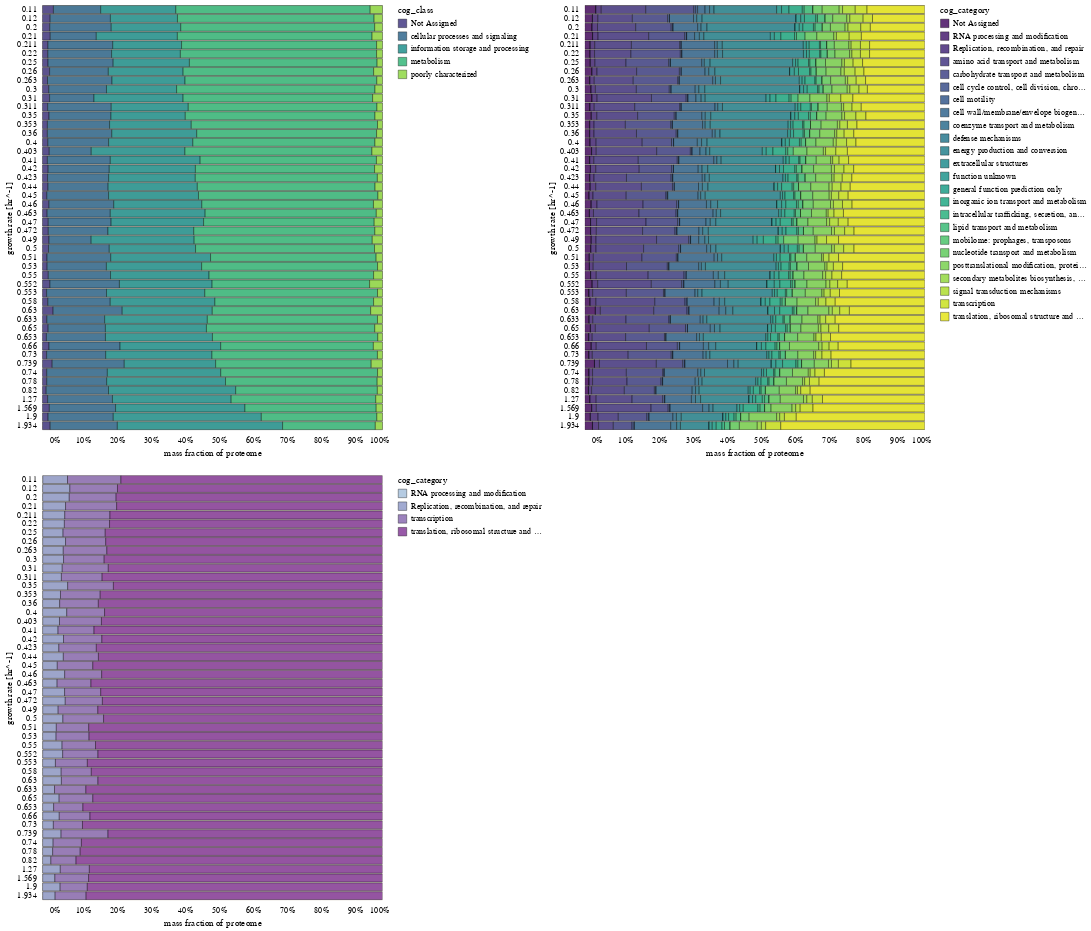

Notebook cell for this chart:
### Markdown cell above
## Exploring the fractionation as a function of growth rate
I think normalized stacked bar charts will be a good way to examine how the proteome fraction changes from condition to condition

### Code cell
# Compute the total mass fraction for each
jittered = []
for g, d in data.groupby(['growth_rate_hr']):
    d = d.copy()
    shift = 0
    if len(d['dataset'].unique()) >= 1:
        shift += 0.001
        for _d in d['dataset'].unique()[1:]:
            d.loc[d['dataset']==_d, 'growth_rate_hr'] += shift
    if len(d['condition'].unique()) > 1:
        shift += 0.001
        for _d in d['condition'].unique()[1:]:
            d.loc[d['condition']==_d, 'growth_rate_hr'] += shift
    jittered.append(d) 
agg = pd.concat(jittered, sort=False)
agg['growth_rate_hr'] = np.round(agg['growth_rate_hr'].values, decimals=3)
classes = agg.groupby(['growth_rate_hr', 'condition', 'dataset', 'cog_class'])['fg_per_cell'].sum().reset_index()
cats = agg.groupby(['growth_rate_hr', 'condition', 'dataset', 'cog_category'])['fg_per_cell'].sum().reset_index()
info = agg[agg['cog_class'] =='information storage and processing'].groupby(
            ['growth_rate_hr', 'condition', 'dataset', 'cog_category'])['fg_per_cell'].sum().reset_index()

class_bars = alt.Chart(classes, height=500).mark_bar().encode(
    x=alt.X('fg_per_cell:Q', stack="normalize", axis={'title':'mass fraction of proteome'}),
    y=alt.Y('growth_rate_hr:O', axis={'title': 'growth rate [hr^-1]', 'labelAngle':0}),
    color=alt.Color('cog_class:N', scale={'scheme':'viridis'}),
    tooltip=['dataset', 'cog_class', 'condition', 'fg_per_cell'],
    opacity=alt.value(0.85))

cat_bars = alt.Chart(cats, height=500).mark_bar().encode(
    x=alt.X('fg_per_cell:Q', stack="normalize", axis={'title':'mass fraction of proteome'}),
    y=alt.Y('growth_rate_hr:O', axis={'title': 'growth rate [hr^-1]', 'labelAngle':0}),
    color=alt.Color('cog_category:N', scale={'scheme':'viridis'}),
    tooltip=['dataset', 'cog_category', 'condition', 'fg_per_cell'],
    opacity=alt.value(0.85)).interactive()

info_bars = alt.Chart(info, height=500).mark_bar().encode(
    x=alt.X('fg_per_cell:Q', stack="normalize", axis={'title':'mass fraction of proteome'}),
    y=alt.Y('growth_rate_hr:O', axis={'title': 'growth rate [hr^-1]', 'labelAngle':0}),
    color=alt.Color('cog_category:N', scale={'scheme':'bluepurple'}),
    tooltip=['dataset', 'cog_category', 'condition', 'fg_per_cell'],
    opacity=alt.value(0.85)).interactive()

row = alt.hconcat(class_bars , cat_bars).resolve_scale(color='independent')
col = alt.vconcat(row, info_bars).resolve_scale(color='independent')
col

### Figure 1 — Vega-Lite specification as saved in the notebook (floating-point values rounded to 4 significant figures; data arrays with more than 128 entries replaced by an {"elided": "..."} marker saying what was removed)
{"$schema": "https://vega.github.io/schema/vega-lite/v3.4.0.json", "config": {"axis": {"domainColor": null, "grid": false, "labelFont": "Lucida Sans", "tickColor": "white", "tickOffset": 8, "tickWidth": 1.5, "ticks": true, "titleFont": "Lucida Sans", "titleFontWeight": 400}, "background": "white", "group": {"fill": "#E3DCD0"}, "legend": {"labelFont": "Lucida Sans", "titleFont": "Lucida Sans", "titleFontWeight": 400}, "mark": {"stroke": "black", "strokeWidth": 0.5}, "range": {"category": ["#D56C55", "#738FC1", "#7AA974", "#AB85AC", "#7E9D90", "#905426", "#EAC264"]}, "title": {"anchor": "middle", "font": "Lucida Sans", "fontWeight": 400}, "view": {"fill": "#E3DCD0", "height": 300, "strokeWidth": 0, "width": 400}}, "datasets": {"data-4f700fb5ededd935dba620325282480e": {"elided": "192 records"}, "data-511ee0f596f374e28cc86eb63bd54b62": {"elided": "1122 records"}, "data-961fd7009a8da4c27e1f730557d8f882": {"elided": "240 records"}}, "resolve": {"scale": {"color": "independent"}}, "vconcat": [{"hconcat": [{"data": {"name": "data-961fd7009a8da4c27e1f730557d8f882"}, "encoding": {"color": {"field": "cog_class", "scale": {"scheme": "viridis"}, "type": "nominal"}, "opacity": {"value": 0.85}, "tooltip": [{"field": "dataset", "type": "nominal"}, {"field": "cog_class", "type": "nominal"}, {"field": "condition", "type": "nominal"}, {"field": "fg_per_cell", "type": "quantitative"}], "x": {"axis": {"title": "mass fraction of proteome"}, "field": "fg_per_cell", "stack": "normalize", "type": "quantitative"}, "y": {"axis": {"labelAngle": 0, "title": "growth rate [hr^-1]"}, "field": "growth_rate_hr", "type": "ordinal"}}, "height": 500, "mark": "bar"}, {"data": {"name": "data-511ee0f596f374e28cc86eb63bd54b62"}, "encoding": {"color": {"field": "cog_category", "scale": {"scheme": "viridis"}, "type": "nominal"}, "opacity": {"value": 0.85}, "tooltip": [{"field": "dataset", "type": "nominal"}, {"field": "cog_category", "type": "nominal"}, {"field": "condition", "type": "nominal"}, {"field": "fg_per_cell", "type": "quantitative"}], "x": {"axis": {"title": "mass fraction of proteome"}, "field": "fg_per_cell", "stack": "normalize", "type": "quantitative"}, "y": {"axis": {"labelAngle": 0, "title": "growth rate [hr^-1]"}, "field": "growth_rate_hr", "type": "ordinal"}}, "height": 500, "mark": "bar", "selection": {"selector004": {"bind": "scales", "encodings": ["x", "y"], "type": "interval"}}}], "resolve": {"scale": {"color": "independent"}}}, {"data": {"name": "data-4f700fb5ededd935dba620325282480e"}, "encoding": {"color": {"field": "cog_category", "scale": {"scheme": "bluepurple"}, "type": "nominal"}, "opacity": {"value": 0.85}, "tooltip": [{"field": "dataset", "type": "nominal"}, {"field": "cog_category", "type": "nominal"}, {"field": "condition", "type": "nominal"}, {"field": "fg_per_cell", "type": "quantitative"}], "x": {"axis": {"title": "mass fraction of proteome"}, "field": "fg_per_cell", "stack": "normalize", "type": "quantitative"}, "y": {"axis": {"labelAngle": 0, "title": "growth rate [hr^-1]"}, "field": "growth_rate_hr", "type": "ordinal"}}, "height": 500, "mark": "bar", "selection": {"selector005": {"bind": "scales", "encodings": ["x", "y"], "type": "interval"}}}]}
